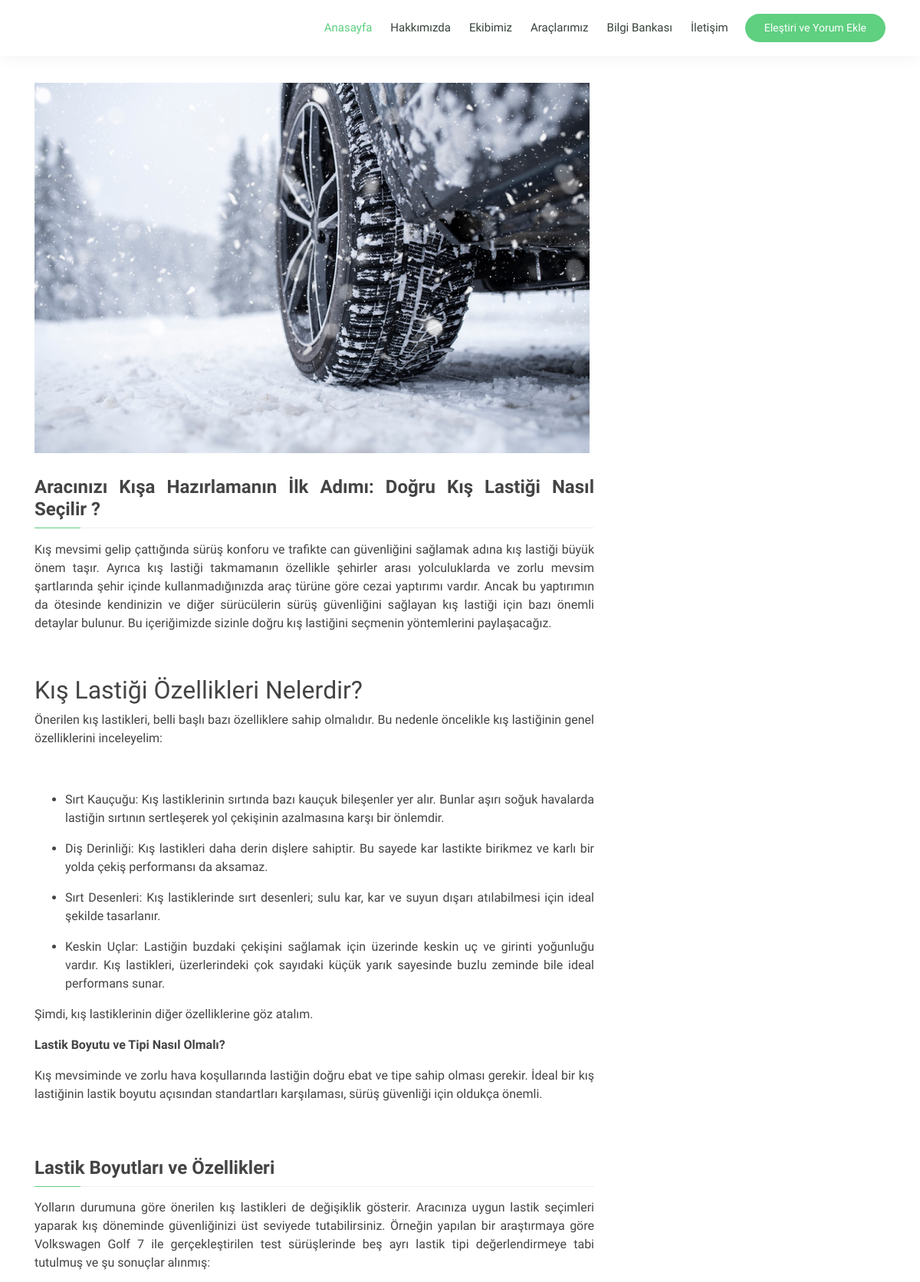
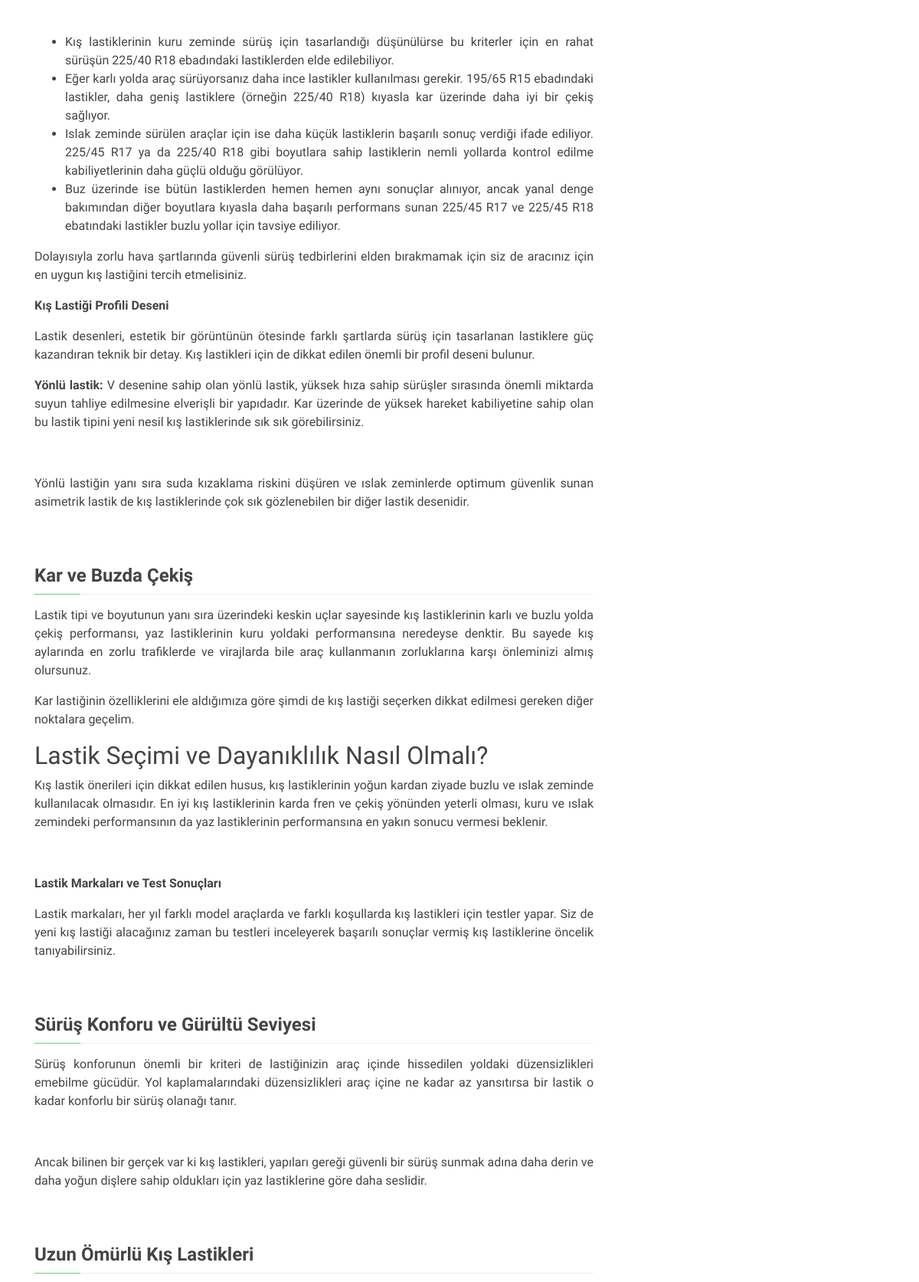
/anasayfa-detay.php?sayfa=anasayfa&id=5 (upper part), run on the app's committed database (2 pictures, top to bottom).
### tables this page shows
CREATE TABLE `anasayfa` (
  `anasayfa_id` int(11) NOT NULL,
  `anasayfa_baslik` varchar(240) NOT NULL,
  `anasayfa_aciklama` text NOT NULL,
  `anasayfa_resim` varchar(280) NOT NULL,
  `anasayfa_sira` int(11) NOT NULL,
  `kullanici_id` int(11) NOT NULL,
  `anasayfa_zaman` timestamp NOT NULL DEFAULT current_timestamp(),
  `anasayfa_anahtarkelime` varchar(200) NOT NULL
);

### anasayfa-detay.php (the view, shortened to what this page needs)
<?php
require_once 'header.php';
$anasayfasor=$baglanti->prepare("SELECT * FROM anasayfa WHERE anasayfa_id=:anasayfa_id");
$anasayfasor->execute(array(
'anasayfa_id'=>$_GET['id']
));
$anasayfacek=$anasayfasor->fetch(PDO::FETCH_ASSOC);
?>
<br><br>
    <section id="course-details" class="course-details" style="font-family: 'Work Sans', sans-serif; text-align: justify;">
      <div class="container" data-aos="fade-up">
        <div class="row">
          <div class="col-lg-8">
            <img src="admin/resimler/anasayfa/<?php echo $anasayfacek['anasayfa_resim'];?>" class="img-fluid" alt="">
            <h3 style="font-family: 'Jura', sans-serif;"><?php echo $anasayfacek['anasayfa_baslik'];?></h3>
            <p>
             <?php echo $anasayfacek['anasayfa_aciklama'];?>
            </p>
          </div>
           <div class="col-lg-4" style="font-family: 'Jura', sans-serif;">
          </div>
        </div>
      </div>
    </section>
<?php
require_once 'footer.php';
?>

### assets/css/style.css (style rules this page uses)
body { font-family: font-family: 'Jura', sans-serif; color: #444444; }
h1, h2, h3, h4, h5, h6 { font-family: font-family: 'Jura', sans-serif; }
section { padding: 60px 0; overflow: hidden; }
.course-details h3 { font-size: 24px; margin: 30px 0 15px 0; font-weight: 700; position: relative; padding-bottom: 10px; }
.course-details h3:before { content: ''; position: absolute; display: block; width: 100%; height: 1px; background: #eef0ef; bottom: 0; left: 0; }
.course-details h3:after { content: ''; position: absolute; display: block; width: 60px; height: 1px; background: #5fcf80; bottom: 0; left: 0; }

### data on the page
anasayfa: anasayfa_resim (picture), anasayfa_baslik "Aracınızı Kışa Hazırlamanın İlk Adımı: Doğru Kış Lastiği Nasıl Seçilir ?", anasayfa_aciklama "Kış mevsimi gelip çattığında sürüş konforu ve trafikte can güvenliğini sağlamak adına kış lastiği büyük önem taşır. Ayrıca kış lastiği takmamanın özellikle şehirler arası yolculuklarda ve zorlu mevsim şartlarında şehir içinde kullanmadığınızda araç türüne göre cezai yaptırımı vardır. Ancak bu yaptırımın da ötesinde kendinizin ve diğer sürücülerin sürüş güvenliğini sağlayan kış lastiği için bazı önemli detaylar bulunur. Bu içeriğimizde sizinle doğru kış lastiğini seçmenin yöntemlerini paylaşacağız. Kış Lastiği Özellikleri Nelerdir? Önerilen kış lastikleri, belli başlı bazı özelliklere sahip olmalıdır. Bu nedenle öncelikle kış lastiğinin genel özelliklerini inceleyelim: Sırt Kauçuğu: Kış…"
